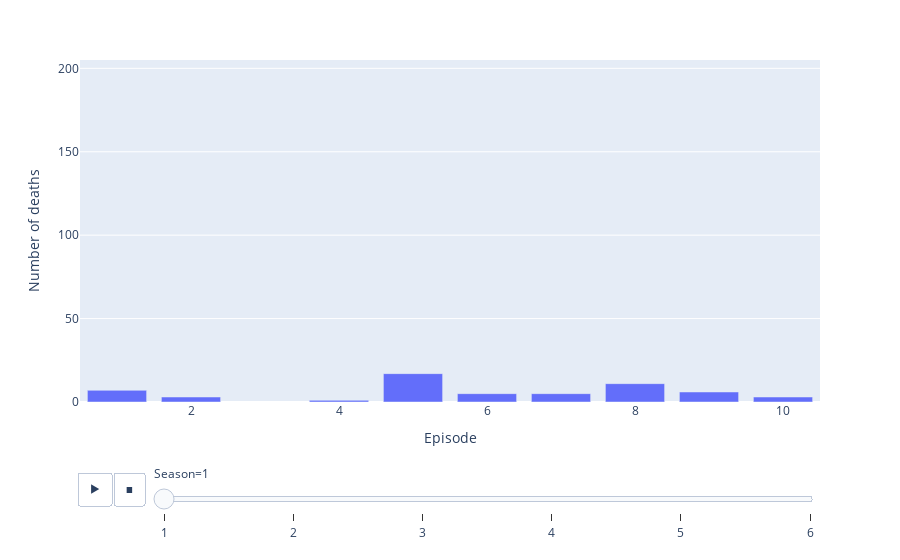

Notebook code cell kept with this figure:
### Markdown cell above
# Wykres 1: Liczba śmierci w "Grze o Tron"

Wykres przedstawia liczbę śmierci pokazanych w serialu "Gra o Tron". Wybrałem dane z sezonów 1-6, ponieważ w sezonach 7 i 8 było mniej odcinków, a ich średnia długość była wyraźnie większa niż w przypadku pozostałych sezonów. Dodanie elementów interaktywnych pozwala na porównanie w jaki sposób rozkładała się liczba śmierci w danych sezonach, bez konieczności umieszczania wszystkich danych na jednym wykresie. Dzięki temu widać, że pierwszy sezon serialu był najmniej brutalny, a w pozostałych sezonach najwięcej bohaterów ginęło w końcowych odcinkach.

### Code cell
got=pd.read_excel("got.xlsx")
got_grouped = got[got["Season"]<7].groupby(['Season','Episode'])\
                        .agg({'Death No.': ['count']})\
                        .reset_index()
got_grouped.columns=['Season','Episode','Number of deaths']
fig = px.bar(got_grouped, x="Episode", y="Number of deaths",
  animation_frame="Season", animation_group="Episode",range_y=[0,205])
fig.show()

### Figure 1 — Plotly figure (JSON) as saved in the notebook; plotly's stock layout.template omitted (floating-point values rounded to 4 significant figures)
{"data": [{"alignmentgroup": "True", "hovertemplate": "Season=1<br>Episode=%{x}<br>Number of deaths=%{y}<extra></extra>", "ids": [1, 2, 4, 5, 6, 7, 8, 9, 10], "legendgroup": "", "marker": {"color": "#636efa"}, "name": "", "offsetgroup": "", "orientation": "v", "showlegend": false, "textposition": "auto", "type": "bar", "x": [1, 2, 4, 5, 6, 7, 8, 9, 10], "xaxis": "x", "y": [7, 3, 1, 17, 5, 5, 11, 6, 3], "yaxis": "y"}], "layout": {"barmode": "relative", "legend": {"tracegroupgap": 0}, "margin": {"t": 60}, "sliders": [{"active": 0, "currentvalue": {"prefix": "Season="}, "len": 0.9, "pad": {"b": 10, "t": 60}, "steps": [{"args": [["1"], {"frame": {"duration": 0, "redraw": true}, "fromcurrent": true, "mode": "immediate", "transition": {"duration": 0, "easing": "linear"}}], "label": "1", "method": "animate"}, {"args": [["2"], {"frame": {"duration": 0, "redraw": true}, "fromcurrent": true, "mode": "immediate", "transition": {"duration": 0, "easing": "linear"}}], "label": "2", "method": "animate"}, {"args": [["3"], {"frame": {"duration": 0, "redraw": true}, "fromcurrent": true, "mode": "immediate", "transition": {"duration": 0, "easing": "linear"}}], "label": "3", "method": "animate"}, {"args": [["4"], {"frame": {"duration": 0, "redraw": true}, "fromcurrent": true, "mode": "immediate", "transition": {"duration": 0, "easing": "linear"}}], "label": "4", "method": "animate"}, {"args": [["5"], {"frame": {"duration": 0, "redraw": true}, "fromcurrent": true, "mode": "immediate", "transition": {"duration": 0, "easing": "linear"}}], "label": "5", "method": "animate"}, {"args": [["6"], {"frame": {"duration": 0, "redraw": true}, "fromcurrent": true, "mode": "immediate", "transition": {"duration": 0, "easing": "linear"}}], "label": "6", "method": "animate"}], "x": 0.1, "xanchor": "left", "y": 0, "yanchor": "top"}], "updatemenus": [{"buttons": [{"args": [null, {"frame": {"duration": 500, "redraw": true}, "fromcurrent": true, "mode": "immediate", "transition": {"duration": 500, "easing": "linear"}}], "label": "&#9654;", "method": "animate"}, {"args": [[null], {"frame": {"duration": 0, "redraw": true}, "fromcurrent": true, "mode": "immediate", "transition": {"duration": 0, "easing": "linear"}}], "label": "&#9724;", "method": "animate"}], "direction": "left", "pad": {"r": 10, "t": 70}, "showactive": false, "type": "buttons", "x": 0.1, "xanchor": "right", "y": 0, "yanchor": "top"}], "xaxis": {"anchor": "y", "domain": [0, 1], "title": {"text": "Episode"}}, "yaxis": {"anchor": "x", "domain": [0, 1], "range": [0, 205], "title": {"text": "Number of deaths"}}}}
